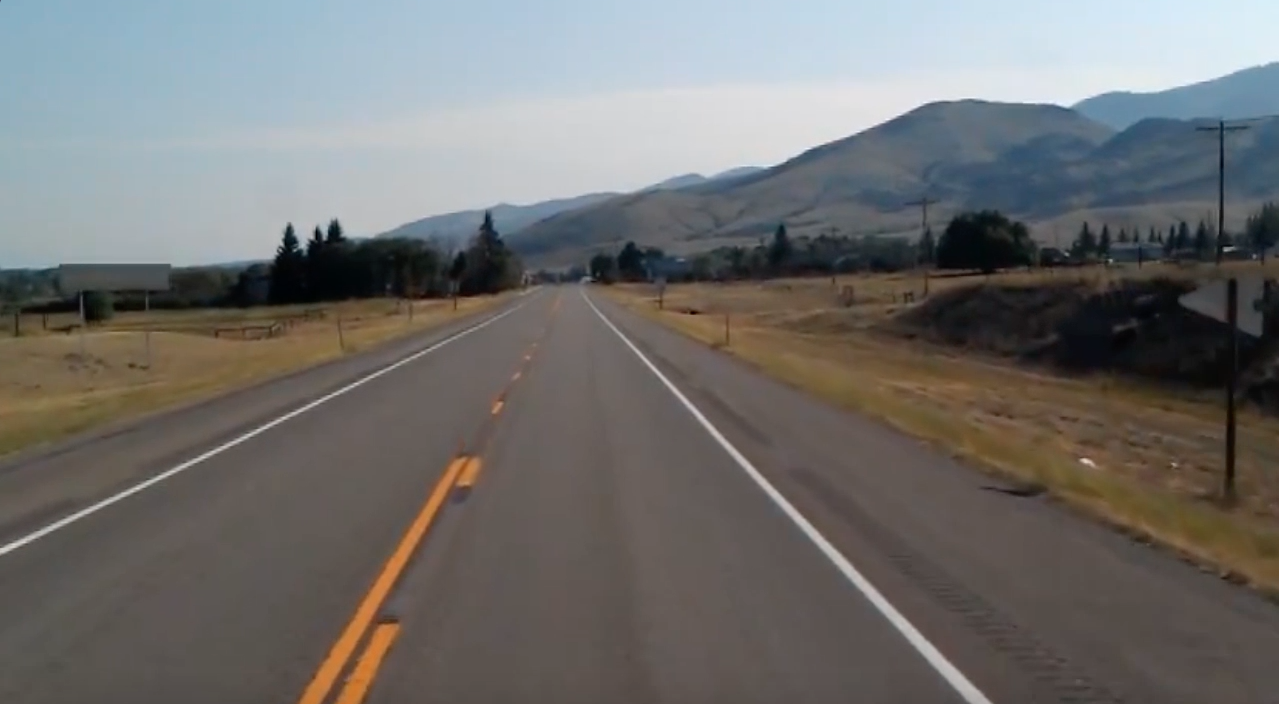
#> input picture test_image.jpg, 1279 x 704 px
$ python app.py
#> lines starting #> are read from the running program, lines starting #| are printed output that depends on the picture; after the words box and inside, x2 and y2 are one past the last pixel; in counts of white or black regions, pixels touching at a corner belong together
#> further down, image is the input picture: shape (704, 1279, 3); mean B, G, R 109.7, 111.3, 112.3
import cv2
import numpy as np
import matplotlib.pyplot as plt

def canny(image):
    gray = cv2.cvtColor(lane_image, cv2.COLOR_RGB2GRAY)
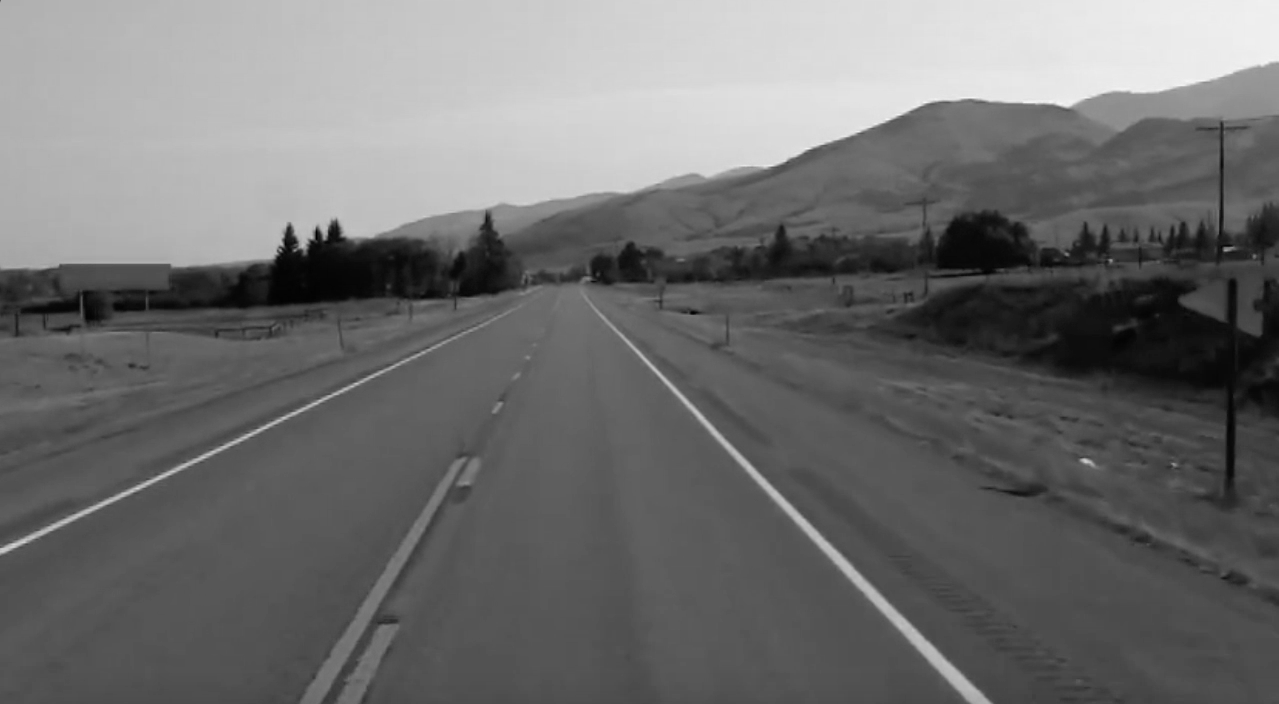
#> gray: shape (704, 1279); min 0, max 246, mean 110.9
    blur = cv2.GaussianBlur(gray, (5, 5), 0)
    canny = cv2.Canny(blur,50,150)
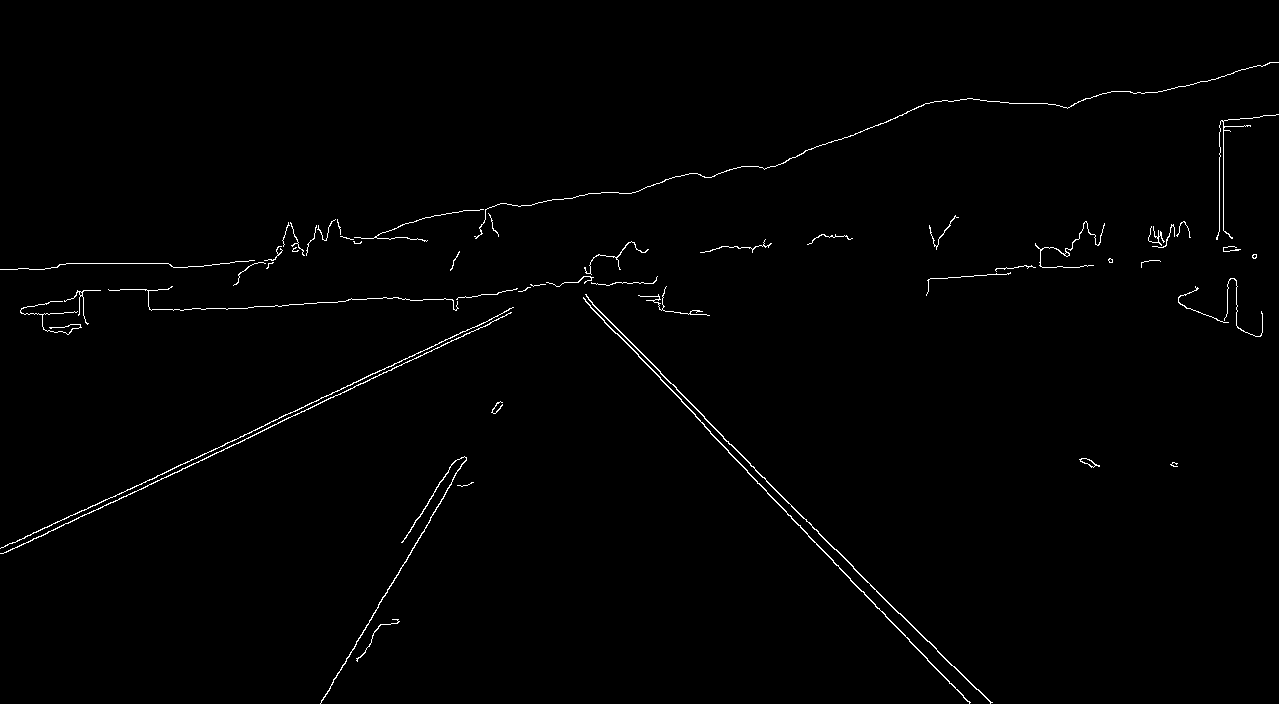
#> canny: shape (704, 1279); 0.91% white in thin lines or dots
    return canny

def region_of_interest(image):
    height = image.shape[0]
#> height = 704
    polygons = np.array([
        [(200, height), (1100, height), (550,250)]
        ])
#> polygons = [[200, 704], [1100, 704], [550, 250]]
    mask = np.zeros_like(image)
    cv2.fillPoly(mask, polygons, 255)
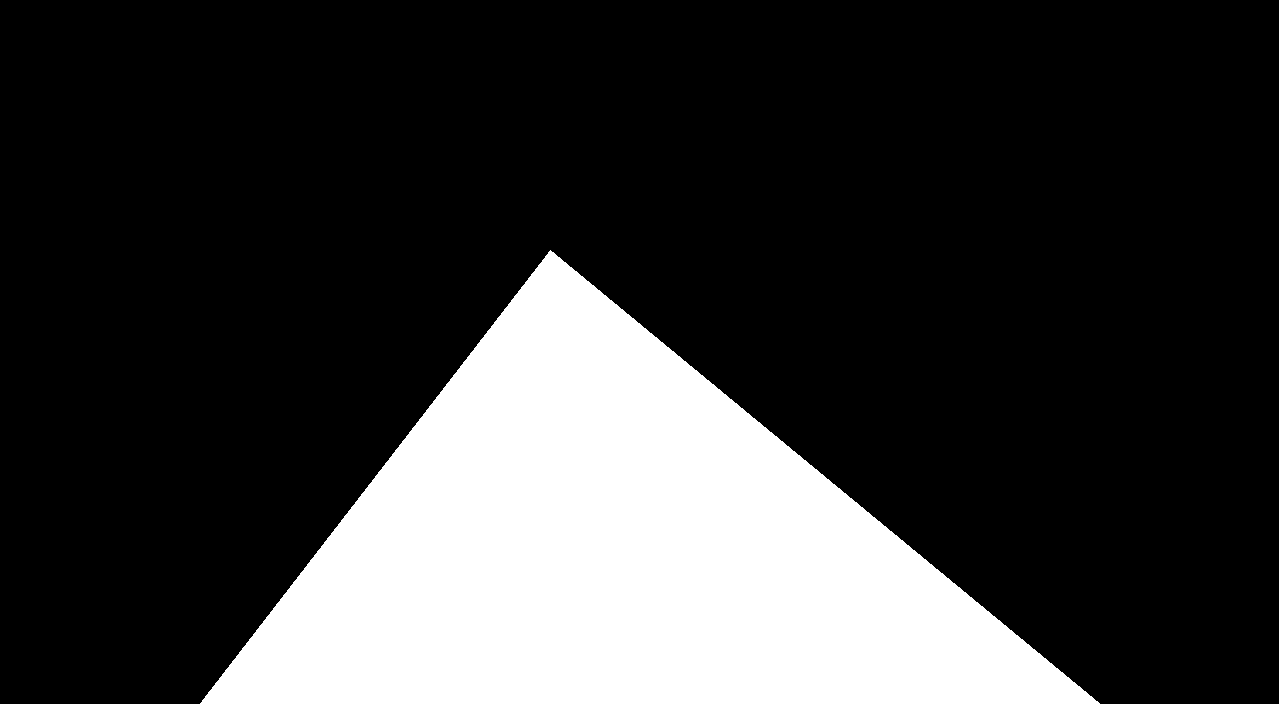
#> mask: shape (704, 1279); 22.7% white; 1 white region, box (x1, y1, x2, y2) and area: (200, 250, 1100, 704) 204575
    masked_image = cv2.bitwise_and(image, mask )
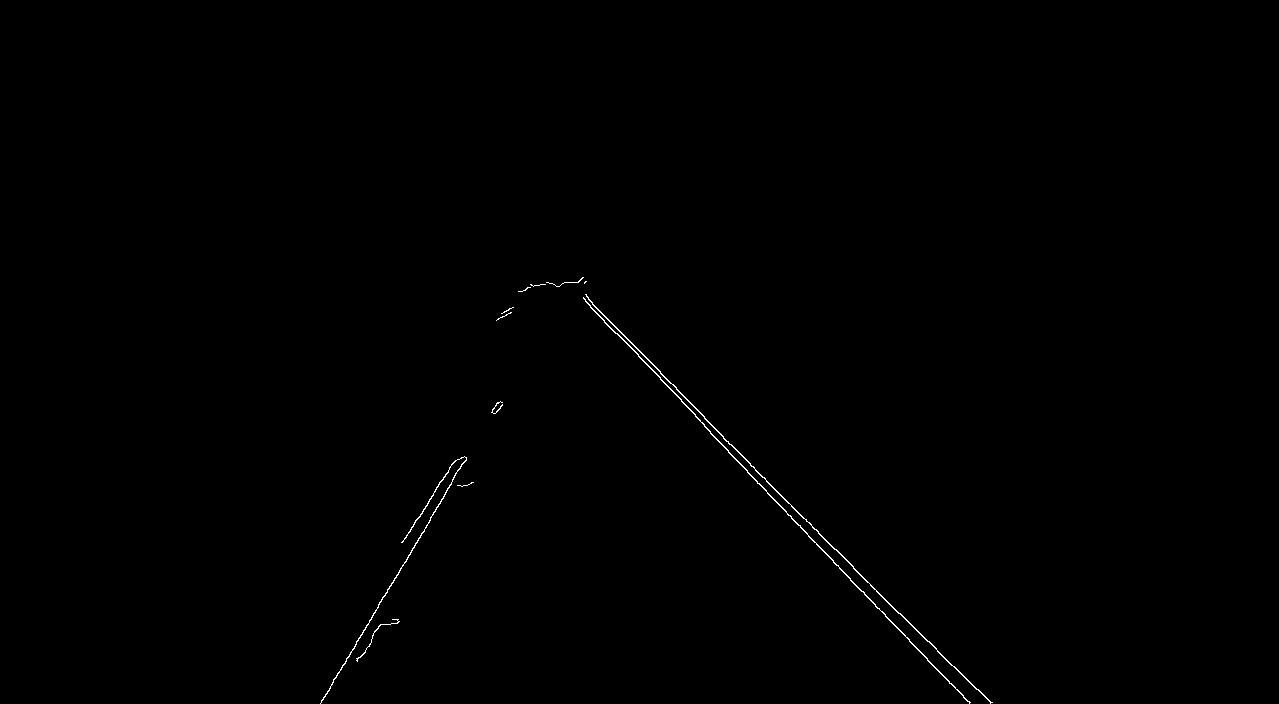
#> masked_image: shape (704, 1279); 0.26% white in thin lines or dots, all inside (x1, y1, x2, y2) = (320, 277, 993, 704)
    return masked_image

image = cv2.imread('test_image.jpg')
lane_image = np.copy(image)
canny = canny(lane_image)
cropped_image = region_of_interest(canny)
cv2.imshow('result', cropped_image)
cv2.waitKey(0)
